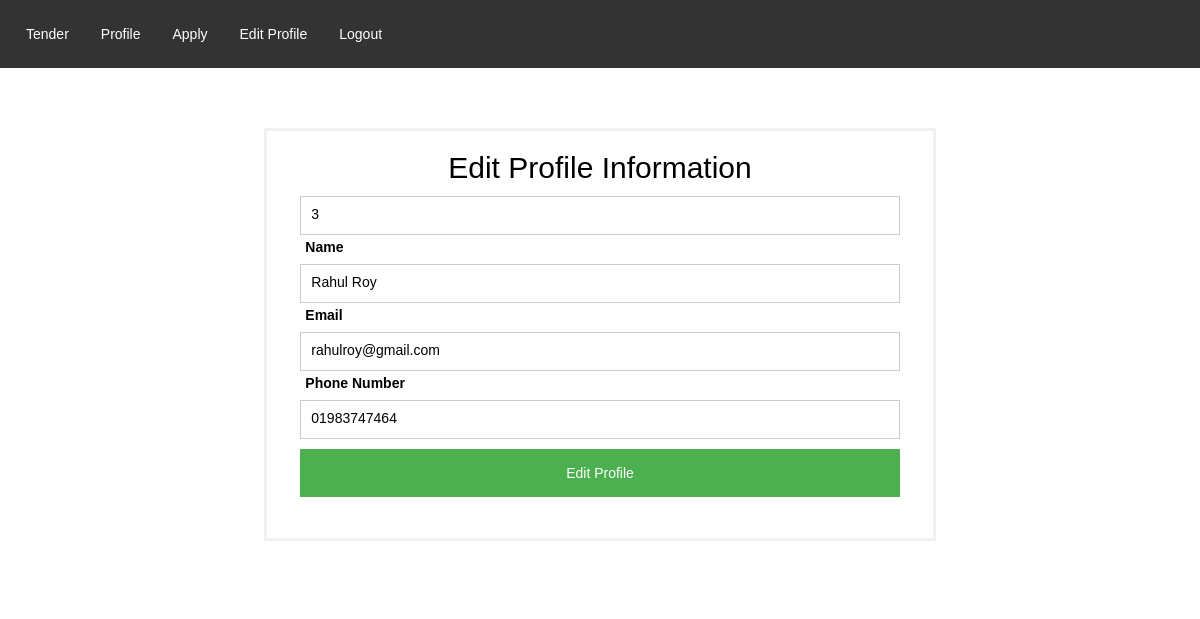
Page /edit_profile.php (signed in) on the committed database.
### tables this page shows
CREATE TABLE `users` (
  `user_id` int(11) NOT NULL,
  `user_name` varchar(255) NOT NULL,
  `user_mobile` varchar(11) NOT NULL,
  `user_email` varchar(255) NOT NULL,
  `user_password` varchar(255) NOT NULL,
  `user_type` tinyint(1) NOT NULL,
  `user_profile` varchar(255) NOT NULL,
  `user_status` tinyint(1) NOT NULL DEFAULT '0',
  `user_doc` datetime NOT NULL,
  `user_dom` timestamp NOT NULL DEFAULT CURRENT_TIMESTAMP,
  `user_creator` int(11) NOT NULL
);

### edit_profile.php (the view, shortened to what this page needs)
<?php
  include 'database_connect.php';
?>
<!DOCTYPE html>
<html>
<head>
<link rel="stylesheet" type="text/css" href="indexstyle.css">
<link href="bootstrap.min.css" rel="stylesheet">
<link rel="stylesheet" type="text/css" href="indexstyle.css">
</head>
<body>
<div>
  <ul>
    <li><a href="tender.php">Tender</a></li>
    <li><a href="constructor.php">Profile</a></li>
    <li><a href="apply.php">Apply</a></li>
    <li><a href="edit_profile.php">Edit Profile</a></li>
    <li><a href="logout.php">Logout</a></li>
  </ul>
<?php
    $email=$_SESSION['email'];
    $sql="select * from users where user_email='$email'";
    $res=mysqli_query($conn,$sql);
    $data = mysqli_fetch_array($res);
?>
  <div class="container" >
    <form  method="post" action="edit_profile.php">
      <div class="form">
        <h2 align="center" style="color: black;">Edit Profile Information</h2>
        <input type="text" name="id" value="<?php echo $data['user_id'];?>">
        <label for="psw"><b>Name</b></label>
        <input type="text" name="name" value="<?php echo $data['user_name'];?>">
        <label for="uname"><b>Email</b></label>
        <input type="email" name="email" value="<?php echo $data['user_email'];?>">
        <label for="psw"><b>Phone Number</b></label>
        <input type="text" name="phone" value="<?php echo $data['user_mobile'];?>">
        <div class="clearfix">
            <button type="submit" class="signupbtn" name="submit">Edit Profile</button>
          </div>
      </div>
    </form>
  </div>
</div>
</body>
</html>

### indexstyle.css (style rules this page uses)
ul { list-style-type: none; margin: 0; padding: 10px; overflow: hidden; background-color: #333; }
li { float: left; }
li a, .dropbtn { display: inline-block; color: white; text-align: center; padding: 14px 16px; text-decoration: none; }

### edit_profile.php (style rules this page uses)
body { font-family: Arial, Helvetica, sans-serif; }
form { border: 3px solid #f1f1f1; }
input[type=text], input[type=email] { width: 100%; padding: 7px 0px 10px 10px; margin: 2px 0; color: black; display: inline-block; border: 1px solid #ccc; box-sizing: border-box; }
label { padding-left: 5px; color: black; }
.container { width: 100%; padding-top: 5%; padding-left: 22%; padding-bottom: 50px; padding-right: 22%; }
.form { padding-top: 0%; padding-left: 5%; padding-right: 5%; padding-bottom: 5%; }
button { background-color: #4CAF50; color: white; padding: 14px 20px; margin: 8px 0; border: none; cursor: pointer; width: 100%; }

### rows in the picture
users: id "3", name "Rahul Roy", email "rahulroy@gmail.com", phone "01983747464"
